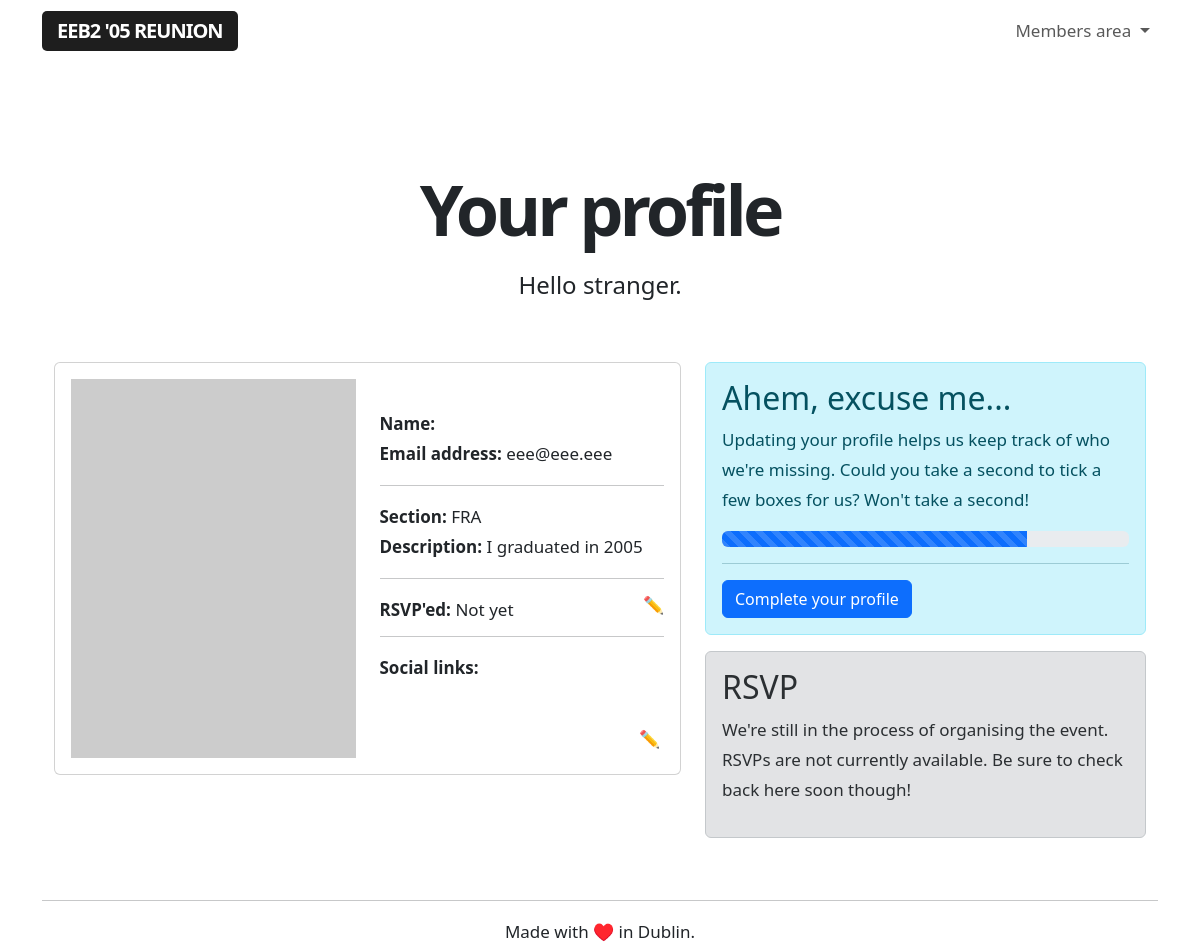
Page /user/10 (signed in) on the earlier database version.
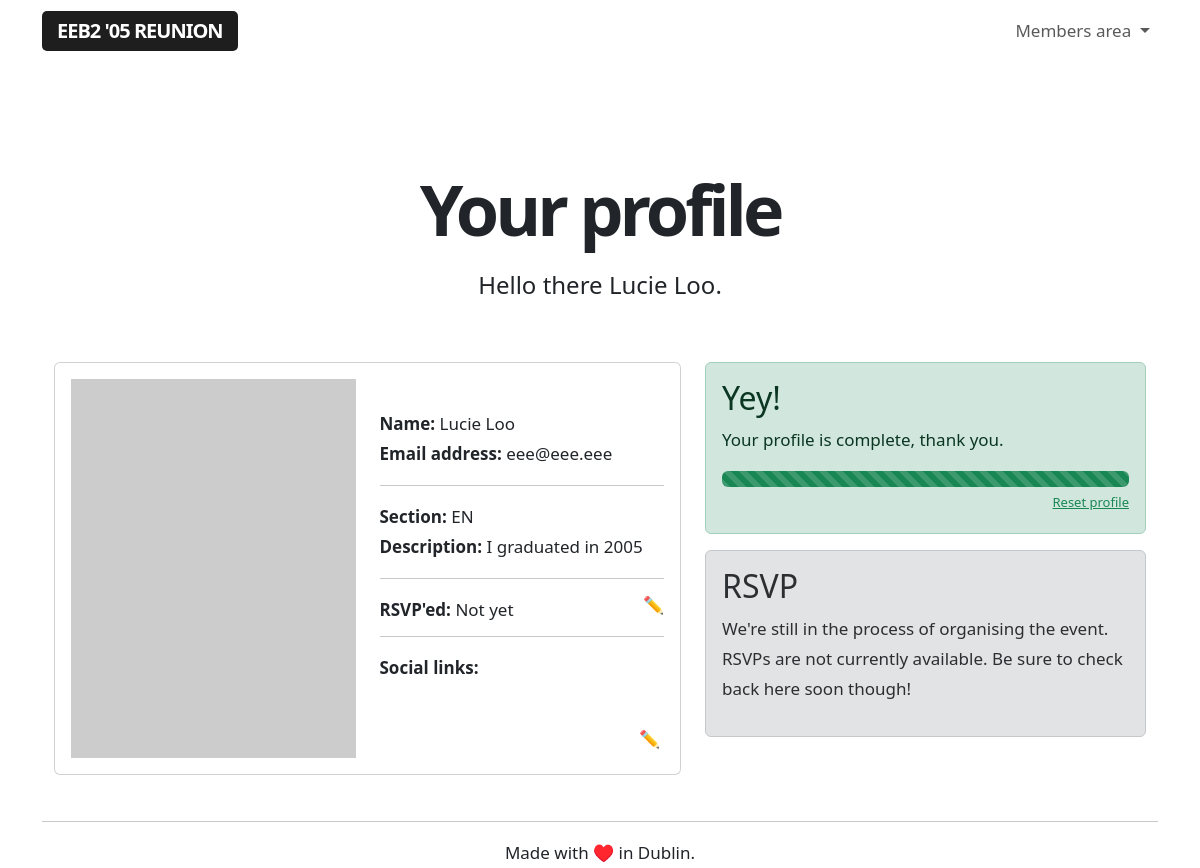
Same page on the later database version.
### app/models.py (models this page shows, shortened)
class User(UserMixin, db.Model):
    id = db.Column(db.Integer, primary_key=True)
    username = db.Column(db.String(64), index=True, unique=True)
    name = db.Column(db.String(64), index=True, unique=False)
    section = db.Column(db.String(64), index=True, unique=False)
    email = db.Column(db.String(120), index=True, unique=True)
    password_hash = db.Column(db.String(128))
    role = db.Column(db.String(64), index=True, unique=False)
    rsvp = db.Column(db.String(64), index=True, unique=False)
    facebook = db.Column(db.String(64), index=True, unique=False)
    twitter = db.Column(db.String(64), index=True, unique=False)
    instagram = db.Column(db.String(64), index=True, unique=False)
    linkedin = db.Column(db.String(64), index=True, unique=False)
    snapchat = db.Column(db.String(64), index=True, unique=False)
    reddit = db.Column(db.String(64), index=True, unique=False)
    mastodon = db.Column(db.String(64), index=True, unique=False)
    tiktok = db.Column(db.String(64), index=True, unique=False)

### app/routes.py (the view)
@app.route('/user/<userid>')
@login_required
def user(userid):
    user = User.query.filter_by(id=userid).first_or_404()
    if user.id == current_user.id :
        return render_template('profile.html', user=user)
    else:
        flash("You don't have permission to access this profile.")
        return redirect(url_for('user', userid=userid))

### app/models.py (called while the page is built)
@login.user_loader
def load_user(id):
    return User.query.get(int(id))

### app/templates/profile.html (shortened to what this page needs)
{% extends "base.html" %}
{% block content %}
<div class="title">
    <h1>Your profile</h1>
    <h4>Hello {% if current_user.name %}there {{ user.name }}.{% else %}stranger.{% endif %}
</h4>
</div>
<div class="container profile">
  <div class="row align-items-start">
    <div class="col-7">
        <div class="card">
            <div class="card-body">
                <div class="row align-items-start">
                    <div class="col-6">
                        <img class="placeholderimage" src="https://dummyimage.com/600x800/c2c2c2/fff.jpg&text=Profile+placeholder">
                    </div>
                    <div class="col-6">
                        <br>
                        <b>Name:</b> {{ user.name }}
                        <br>
                        <b>Email address:</b> {{ user.username }}
                        <hr>
                        <b>Section:</b> {{ user.section }}
                        <br>
                        <b>Description:</b> {{ user.role }}
                        <hr>
                        <b>RSVP'ed:</b> {{ user.rsvp }}
                        <br>
                        <p><a href="#" class="nolinkdecoration align-right edit-rsvp">✏️</a></p>
                        <hr>
                        <b>Social links:</b>
                        <br>
                        <div class="editsociallinks align-items-end">
                            <a href="{{ url_for('socialLinks', userid=current_user.id) }}" class="nolinkdecoration">✏️</a>
                        </div>
                    </div>
                </div>
            </div>
        </div>
    </div>
    <div class="col-5">
        {% if current_user.name %}
            <div class="alert alert-success" role="alert">
                <h2>Yey!</h2>
                <p>Your profile is complete, thank you. </p>
                <div class="progress" role="progressbar" aria-label="Animated striped example" aria-valuenow="75" aria-valuemin="0" aria-valuemax="100">
                    <div class="progress-bar progress-bar-striped progress-bar-animated bg-success" style="width: 100%"></div>
                </div>
                <a href="{{ url_for('resetProfile', userid=current_user.id) }}" class="resetprofile align-right"> Reset profile</a>
            </div>
        {% else %}
            <div class="alert alert-info">
                <h2>Ahem, excuse me...</h2>
                <p>Updating your profile helps us keep track of who we're missing. Could you take a second to tick a few boxes for us? Won't take a second!</p>
                <div class="progress" role="progressbar" aria-label="Animated striped example" aria-valuenow="75" aria-valuemin="0" aria-valuemax="100">
                  <div class="progress-bar progress-bar-striped progress-bar-animated" style="width: 75%"></div>
                </div>
                <hr>
                <a class="btn btn-primary" href="{{ url_for('selectrole', userid=current_user.id) }}" role="button">Complete your profile</a>
            </div>
        {% endif %}
            <div class="alert alert-secondary">
                <h2>RSVP</h2>
                <p>We're still in the process of organising the event. RSVPs are not currently available. Be sure to check back here soon though!</p>
            </div>
      </div>
    </div>
</div>
{% endblock %}

### app/templates/base.html (shortened to what this page needs)
<!doctype html>
<html lang="en">
<head>
    <link rel="stylesheet" href="{{url_for('.static', filename='styles.css')}}">
    <link href="https://cdn.jsdelivr.net/npm/bootstrap@5.3.0-alpha1/dist/css/bootstrap.min.css" rel="stylesheet">
    <link href="https://getbootstrap.com/docs/5.3/assets/css/docs.css" rel="stylesheet">
</head>
<body class="bd-example">
    <nav class="navbar navbar-expand-lg nav-container" data-bs-theme="light">
        <div class="container navigation-container">
            <a class="navbar-brand" href="/index">EEB2 '05 Reunion</a>
            <div class="login-buttons">
                <ul class="navbar-nav">
                    {% if current_user.is_anonymous %}
                    <li class="buttons-header">
                        <a class="btn btn-outline-primary login-button" href="/login" role="button">Login</a>
                        <a class="btn btn-primary" href="/register" role="button">Sign up</a>
                    </li>
                    {% else %}
                    <li class="nav-item dropdown">
                        <a class="nav-link dropdown-toggle" href="#" role="button" data-bs-toggle="dropdown" aria-expanded="false">
                            Members area
                        </a>
                    </li>
                    {% endif %}
                </ul>
            </div>
        </div>
    </nav>
<br>
<div class="container">
    <div class="full-height">
        {% block content %}{% endblock %}
    </div>
</div>
<div class="container text-center">
    <br>
    <hr>
    Made with ♥️ in Dublin.
    </div>
</body>
</html>

### app/static/styles.css (style rules this page uses)
body { font-size: 17px !important; line-height: 30px !important; }
h1 { font-size: 70px !important; letter-spacing: -4px; text-align: center; font-weight: 800 !important; line-height: 75px !important; }
h4 { padding-bottom: 20px !important; font-weight: 300 !important; line-height: 35px !important; }
.align-right { margin-right: 0; margin-left: auto; display: table; }
.placeholderimage { width: 100%; }
.full-height { min-height: 75vh; }
.nav-container { margin-bottom: 40px; }
.navbar-brand { background-color: #1e1e1e; color: #fff !important; padding: 6px 15px; border-radius: 5px; text-transform: uppercase; font-weight: 600; letter-spacing: -1px; }
.title h1 { margin-bottom: -20px !important; margin-top: 40px; }
.title h4 { padding-top: 40px !important; text-align: center !important; margin-bottom: 40px; }
.nolinkdecoration { text-decoration: none; }
.editsociallinks { position: absolute; bottom: 0; right: 0; margin: 20px; }
.resetprofile { color: #198754; font-size: 13px; }
.edit-rsvp { margin-top: -35px; }

Differences in the rows shown:
changed User "eee@eee.eee": name (not shown) → "Lucie Loo"; section "FRA" → "EN"
Other differences:
text no longer shown: "stranger. Ahem, excuse me... Updating your profile helps us keep track of who we're missing. Could you take a second to tick a few boxes for us? Won't take a second! Complete your profile"
text now shown: "there . Yey! Your profile is complete, thank you. Reset profile"
